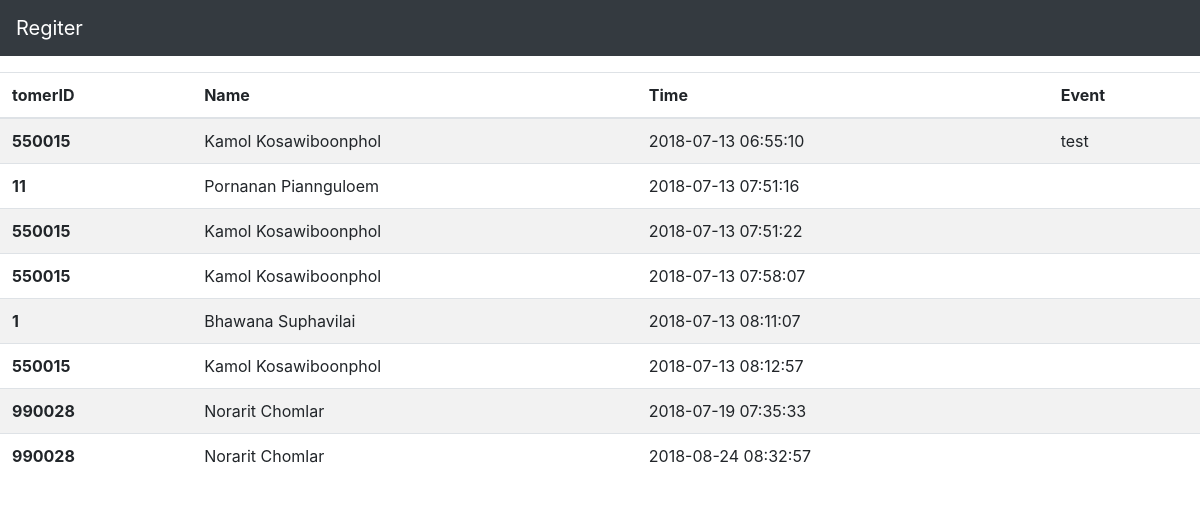
The page /show.php on the database its author committed.
### tables this page shows
CREATE TABLE `view` (
  `No` int(11) NOT NULL,
  `tomerID` int(11) NOT NULL,
  `Name` text NOT NULL,
  `Time` timestamp NOT NULL DEFAULT CURRENT_TIMESTAMP,
  `Event` text NOT NULL
);

### show.php (the view, shortened to what this page needs)
<?php
require "connect.php";
$meSql = "SELECT * FROM view";
$meQuery = mysqli_query($con,$meSql);
 ?>
<html lang="en">
<head>
    <link rel="stylesheet" href="css/bootstrap.min.css">
  </head>
<body>
  <nav class="navbar fixed-top navbar-dark bg-dark">
    <a class="navbar-brand" href="#">Regiter</a>
  </nav>
  <br>
  <br>
  <br>
  <table class="table table-striped">
                  <thead>
                      <tr>
                          <th scope="col">tomerID</th>
                          <th scope="col">Name</th>
                          <th scope="col">Time</th>
                          <th scope="col">Event</th>
                      </tr>
                  </thead>
                  <tbody>
                      <?php
                      while ($meResult = mysqli_fetch_assoc($meQuery))
                      {
                          ?>
                          <tr >
                              <th scope="row"><?php echo $meResult['tomerID']; ?></td>
                              <td><?php echo $meResult['Name']; ?></td>
                              <td><?php echo $meResult['Time']; ?></td>
                              <td><?php echo $meResult['Event']; ?></td>
                          </tr>
                          <?php
                      }
                      ?>
                  </tbody>
              </table>
</body>
</html>

### rows shown on the page
view: tomerID "550015", Name "Kamol Kosawiboonphol", Time "2018-07-13 06:55:10", Event "test"
view: tomerID "11", Name "Pornanan Piannguloem", Time "2018-07-13 07:51:16"
view: tomerID "550015", Name "Kamol Kosawiboonphol", Time "2018-07-13 07:51:22"
view: tomerID "550015", Name "Kamol Kosawiboonphol", Time "2018-07-13 07:58:07"
view: tomerID "1", Name "Bhawana Suphavilai", Time "2018-07-13 08:11:07"
view: tomerID "550015", Name "Kamol Kosawiboonphol", Time "2018-07-13 08:12:57"
view: tomerID "990028", Name "Norarit Chomlar", Time "2018-07-19 07:35:33"
view: tomerID "990028", Name "Norarit Chomlar", Time "2018-08-24 08:32:57"
